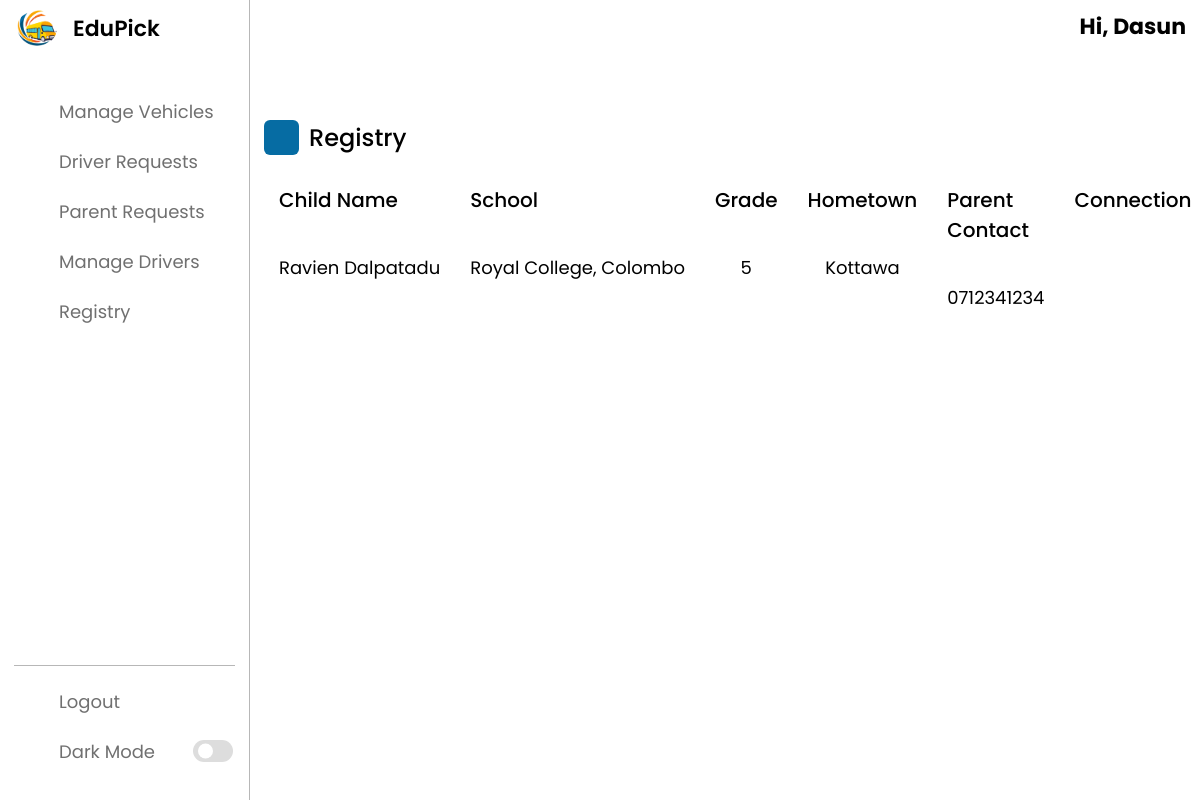
The page /owners/manageChildren (signed in) on the database its author committed.
### tables this page shows
CREATE TABLE `child` (
  `childID` int NOT NULL,
  `firstName` varchar(30) NOT NULL,
  `lastName` varchar(30) NOT NULL,
  `schoolId` int NOT NULL,
  `grade` int NOT NULL,
  `absentState` tinyint(1) NOT NULL,
  `parentID` int NOT NULL,
  `vehicleId` int DEFAULT NULL,
  `regDate` timestamp NOT NULL DEFAULT CURRENT_TIMESTAMP,
  `isDeleted` tinyint(1) NOT NULL DEFAULT '0'
);

CREATE TABLE `school` (
  `schoolId` int NOT NULL,
  `name` varchar(255) NOT NULL
);

CREATE TABLE `city` (
  `cityId` int NOT NULL,
  `name` varchar(60) NOT NULL
);

CREATE TABLE `parent` (
  `parentID` int NOT NULL,
  `email` varchar(255) NOT NULL,
  `password` varchar(255) NOT NULL,
  `firstName` varchar(30) NOT NULL,
  `lastName` varchar(30) NOT NULL,
  `cityId` int NOT NULL,
  `contactNumber` varchar(13) NOT NULL,
  `regDate` timestamp NOT NULL DEFAULT CURRENT_TIMESTAMP,
  `codeVerified` tinyint(1) NOT NULL DEFAULT '0'
);

### app/controllers/Owners.php (called while the page is built, shortened)
<?php
class Owners extends Controller
{
    public function __construct()
    {
        $this->ownerModel = $this->model('Owner_');
    }
    public function manageChildren()
    {
        $data = [
            'children' => $this->ownerModel->getChildren($_SESSION['user_id'])
        ];
        $this->view('owners/manageChildren', $data);
    }
}

### app/libraries/Core.php (called while the page is built, shortened)
<?php
class Core {
    protected $currentMethod = 'index';
    public function __construct(){
        $url = $this->getURL();
       $url = $url ?? ['pages'];
        if(file_exists('../app/controllers/' . ucwords($url[0]) . '.php')){
            unset($url[0]);
        }
        $this->currentController = new $this->currentController;
        if(isset($url[1])){
            if(method_exists($this->currentController, $url[1])){
                $this->currentMethod = $url[1];
                unset($url[1]);
            }
        }
        $this->params = $url ? array_values($url) : [];
        call_user_func_array([$this->currentController, $this->currentMethod], $this->params);
    }
    public function getURL(){
        if(isset($_GET['url'])){
            $url = rtrim($_GET['url'], '/');
            $url = filter_var($url, FILTER_SANITIZE_URL);
            $url = explode('/', $url);
            return $url;
        }
    }
}

### public/index.php (called while the page is built, shortened)
<?php
  $init = new Core;

### app/libraries/Database.php (called while the page is built, shortened)
<?php
     class Database {
        private $host = DB_HOST;
        private $user = DB_USER;
        private $pass = DB_PASS;
        private $dbname = DB_NAME;
        private $dbh;
        private $stmt;
        public function __construct(){
            $dsn = 'mysql:host=' . $this->host . ';dbname=' . $this->dbname;
            $options = array(
                PDO::ATTR_PERSISTENT => true,
                PDO::ATTR_ERRMODE => PDO::ERRMODE_EXCEPTION
            );
            try{
                $this->dbh = new PDO($dsn, $this->user, $this->pass, $options);
            } catch(PDOException $e){
                $this->error = $e->getMessage();
                echo $this->error;
            }
        }
        public function query($sql){
            $this->stmt = $this->dbh->prepare($sql);
        }
        public function bind($param, $value, $type = null){
            if(is_null($type)){
                switch(true){
                    case is_int($value):
                        $type = PDO::PARAM_INT;
                        break;
                }
            }
            $this->stmt->bindValue($param, $value, $type);
        }
        public function execute(){
            return $this->stmt->execute();
        }
        public function resultSet(){
            $this->execute();
            return $this->stmt->fetchAll(PDO::FETCH_OBJ);
        }
     }

### app/models/Owner_.php (called while the page is built, shortened)
<?php
class Owner_
{
    private $db;
    public function __construct()
    {
        $this->db = new Database;
    }
    public function getChildren($owner_id)
    {
        $this->db->query('SELECT child.*, parent.contactNumber, vehicle.licensePlate, city.name as city, school.name as schoolName FROM child JOIN parent ON child.parentID = parent.parentID JOIN vehicle ON child.vehicleId = vehicle.vehicleId JOIN city ON parent.cityId = city.cityId JOIN school ON child.schoolId = school.schoolId WHERE vehicle.ownerId = :owner_id');
        $this->db->bind(':owner_id', $owner_id);
        $results = $this->db->resultSet();
        return $results;
    }
}

### app/views/owners/manageChildren.php (the view, shortened to what this page needs)
<?php require APPROOT . '/views/inc/header.php'; ?>
<link rel="stylesheet" href="<?php echo URLROOT; ?>/owner/style.css" />
<link rel="stylesheet" href="<?php echo URLROOT; ?>/owner/manageVehiclesStyle.css" />
<link rel="stylesheet" href="https://unicons.iconscout.com/release/v4.0.0/css/line.css">
</head>
<body>
    <?php require APPROOT . '/views/inc/ownerNav.php'; ?>
    <div class="dash-content">
        <div class="overview">
            <div class="title">
                <i class="uil uil-clipboard-notes"></i>
                <span class="text">Registry</span>
            </div>
        </div>
        <div class="activity">
            <div class="activity-data">
                <div class="data email">
                    <span class="data-title">Child Name</span>
                    <?php foreach ($data['children'] as $child): ?>
                        <span class="data-list">
                            <?php echo $child->firstName; ?>&nbsp;<?php echo $child->lastName; ?>
                        </span>
                    <?php endforeach; ?>
                </div>
                <div class="data joined">
                    <span class="data-title">School</span>
                    <?php foreach ($data['children'] as $child): ?>
                        <span class="data-list">
                            <?php echo $child->schoolName; ?>
                        </span>
                    <?php endforeach; ?>
                </div>
                <div class="data type">
                    <span class="data-title">Grade</span>
                    <?php foreach ($data['children'] as $child): ?>
                        <span class="data-list">
                            <?php echo $child->grade; ?>
                        </span>
                    <?php endforeach; ?>
                </div>
                <div class="data type">
                    <span class="data-title">Hometown</span>
                    <?php foreach ($data['children'] as $child): ?>
                        <span class="data-list">
                            <?php echo $child->city; ?>
                        </span>
                    <?php endforeach; ?>
                </div>
                <div class="data type">
                    <span class="data-title">Parent Contact</span>
                    <?php foreach ($data['children'] as $child): ?>
                        <span class="data-list">
                            <?php echo $child->contactNumber; ?>
                        </span>
                    <?php endforeach; ?>
                </div>
                <div class="data status">
                    <span class="data-title">Connection</span>
                    <?php foreach ($data['children'] as $child): ?>
                        <span class="data-list">
                            <a href="<?php echo URLROOT; ?>/owners/disconnectChild/<?php echo $child->childID; ?>" onclick="return confirm('Are you sure you want to disconnect the child?');" class="disconnect-btn">
                            </a>
                        </span>
                    <?php endforeach; ?>
                </div>
            </div>
        </div>
    </div>
    </section>
    <?php require APPROOT . '/views/inc/footer.php'; ?>

### public/owner/style.css (style rules this page uses)
* { margin: 0; padding: 0; box-sizing: border-box; font-family: 'Poppins', sans-serif; }
:root { --primary-color: #066ca3; --panel-color: #FFF; --text-color: #000; --black-light-color: #707070; --border-color: #b7b7b7; --toggle-color: #DDD; --box1-color: #4DA3FF; --title-icon-color: #fff; --delete-edit-color: #4DA3FF; --child-card-color: #f2f2f2; --form-input-color: #fff; --tran-05: all 0.5s ease; --tran-03: all 0.3s ease; --tran-03: all 0.2s ease; }
body { min-height: 100vh; background-color: var(--primary-color); }
.dashboard .dash-content { padding-top: 50px; }
.dash-content .title { display: flex; align-items: center; margin: 60px 0 30px 0; }
.dash-content .title i { position: relative; height: 35px; width: 35px; background-color: var(--primary-color); border-radius: 6px; color: var(--title-icon-color); display: flex; align-items: center; justify-content: center; font-size: 24px; }
.dash-content .title .text { font-size: 24px; font-weight: 500; color: var(--text-color); margin-left: 10px; }
.dash-content .activity .activity-data { display: flex; justify-content: space-between; width: 100%; }
.activity .activity-data { display: flex; }
.activity-data .data { display: flex; flex-direction: column; margin: 0 15px; }
.activity-data .data-title { font-size: 20px; font-weight: 500; color: var(--text-color); }
.activity-data .data .data-list { font-size: 18px; font-weight: 400; margin-top: 20px; white-space: nowrap; color: var(--text-color); }

### public/owner/manageVehiclesStyle.css (style rules this page uses)
.data-list { display: flex; justify-content: center; align-items: center; height: 4rem; }

### rows shown on the page
child: firstName "Ravien", lastName "Dalpatadu", schoolId.name "Royal College, Colombo", grade "5", city.name "Kottawa", parentID.contactNumber "0712341234"

### other values the page prints
$_SESSION['user_fname'] "Dasun"
